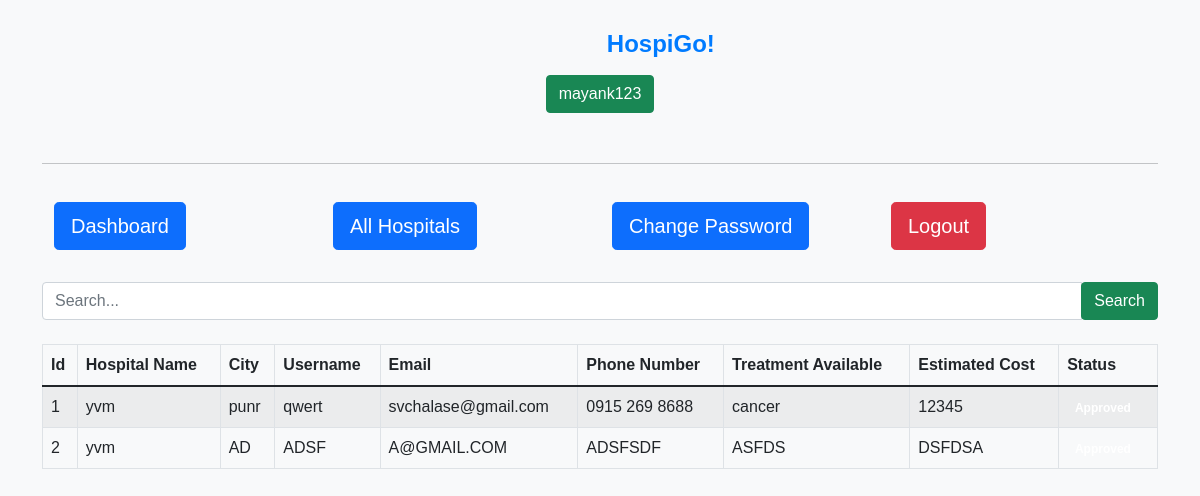
/admin/get-all-user (signed in), run on the app's committed database.
### main.py (models this page shows, shortened)
class User(db.Model):
    id = db.Column(db.Integer, primary_key=True)
    hname = db.Column(db.String(255), nullable=False)
    city = db.Column(db.String(255), nullable=False)
    email = db.Column(db.String(255), nullable=False)
    username = db.Column(db.String(255), nullable=False)
    phoneno = db.Column(db.String(255), nullable=False)
    treatment = db.Column(db.String(255), nullable=False)
    estimated = db.Column(db.String(255), nullable=False)
    password = db.Column(db.String(255), nullable=False)
    status = db.Column(db.Integer, default=0, nullable=False)

### main.py (the view)
@app.route('/admin/get-all-user', methods=["POST","GET"])
def adminGetAllUser():
    if not session.get('admin_id'):
        return redirect('/admin/')
    if request.method== "POST":
        search=request.form.get('search')
        users=User.query.filter(User.username.like('%'+search+'%')).all()
        return render_template('admin/all-user.html',title='Approve User',users=users)
    else:
        users=User.query.all()
        return render_template('admin/all-user.html',title='Approve User',users=users)

### templates/admin/all-user.html
{% extends "admin/layout.html" %}
{% block content %}
<div class="container">
    {% include 'admin/navbar.html' %}
    <div class="my-4">
        <form action="" method="POST" style="width:100%">
            <div class="input-group">
                <input type="text" name="search" id="search" class="form-control" placeholder="Search...">
                <div class="input-group-append">
                    <button type="submit" class="btn btn-success">Search</button>
                </div>
            </div>
        </form>
    </div>
    <div class="my-4">
        <div class="table-responsive">
            <table class="table table-bordered table-striped">
                <thead class="thead-dark">
                    <tr>
                        <th>Id</th>
                        <th>Hospital Name</th>
                        <th>City</th>
                        <th>Username</th>
                        <th>Email</th>
                        <th>Phone Number</th>
                        <th>Treatment Available</th>
                        <th>Estimated Cost</th>
                        <th>Status</th>
                    </tr>
                </thead>
                <tbody>
                    {% for user in users %}
                    <tr>
                        <td>{{ user.id }}</td>
                        <td>{{ user.hname }}</td>
                        <td>{{ user.city }}</td>
                        <td>{{ user.username }}</td>
                        <td>{{ user.email }}</td>
                        <td>{{ user.phoneno }}</td>
                        <td>{{ user.treatment }}</td>
                        <td>{{ user.estimated }}</td>
                        <td>
                            {% if user.status == 1 %}
                            <span class="badge badge-success">Approved</span>
                            {% else %}
                            <a href="/admin/approve-user/{{ user.id }}">
                                <button class="btn btn-warning">Approve</button>
                            </a>
                            {% endif %}
                        </td>
                    </tr>
                    {% endfor %}
                </tbody>
            </table>
        </div>
    </div>
</div>
{% endblock content %}

### templates/admin/layout.html (style rules this page uses)
body { background-color: #f8f9fa; font-family: Arial, sans-serif; }
.container { margin-top: 30px; }

### data on the page
User: id "1", hname "yvm", city "punr", username "qwert", email "svchalase@gmail.com", phoneno "0915 269 8688", treatment "cancer", estimated "12345"
User: id "2", hname "yvm", city "AD", username "ADSF", email "A@GMAIL.COM", phoneno "ADSFSDF", treatment "ASFDS", estimated "DSFDSA"

### other printed values
{{ session.admin_name }} "mayank123"
